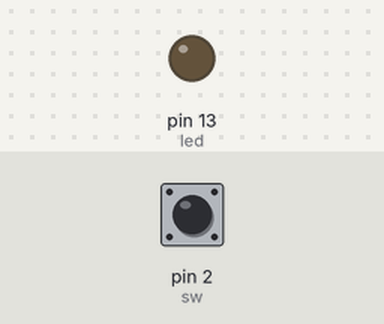
The sketch below on a simulated Arduino Uno, built with avr-gcc and run on an emulated ATmega328P. Shown: output pins drawn as LEDs (lit = HIGH). The test bench sets the inputs (shaded band); at power-on: pin 2 (sw) HIGH.

Above: at 1.2 s.
1.3 s: pin 2 (sw) pulled LOW for 0.15 s
At 1.37 s:
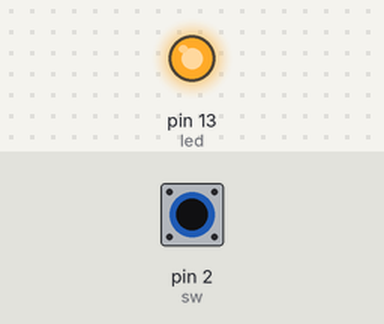
2.9 s: pin 2 (sw) pulled LOW for 3.2 s
At 7.5 s:
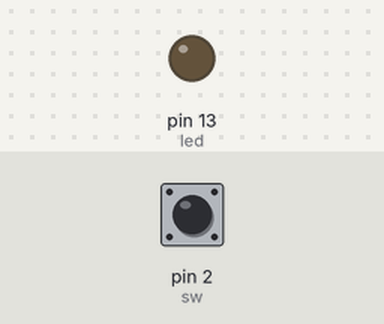
Timing chart, 0 to 9.0 s (numbered marks = the images above; inputs shaded):
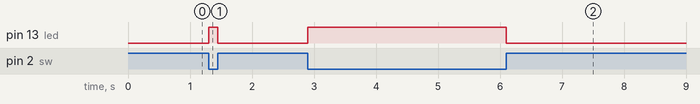

The sketch:

01_buzzer_lesson19.ino
```cpp
int led = 13;
int sw = 2;

void setup() {
  pinMode(led, OUTPUT);
  pinMode(sw, INPUT_PULLUP);
}

void loop() {
  if (digitalRead(sw) == LOW) {
    digitalWrite(led, HIGH);
  } else {
    digitalWrite(led, LOW);
  }
}
```

Measured:
- after the input at 1.3 s, pin 13 (led): LOW → HIGH at once, → LOW 0.15 s later
- after the input at 2.9 s, pin 13 (led): LOW → HIGH at once, → LOW 3.2 s later
